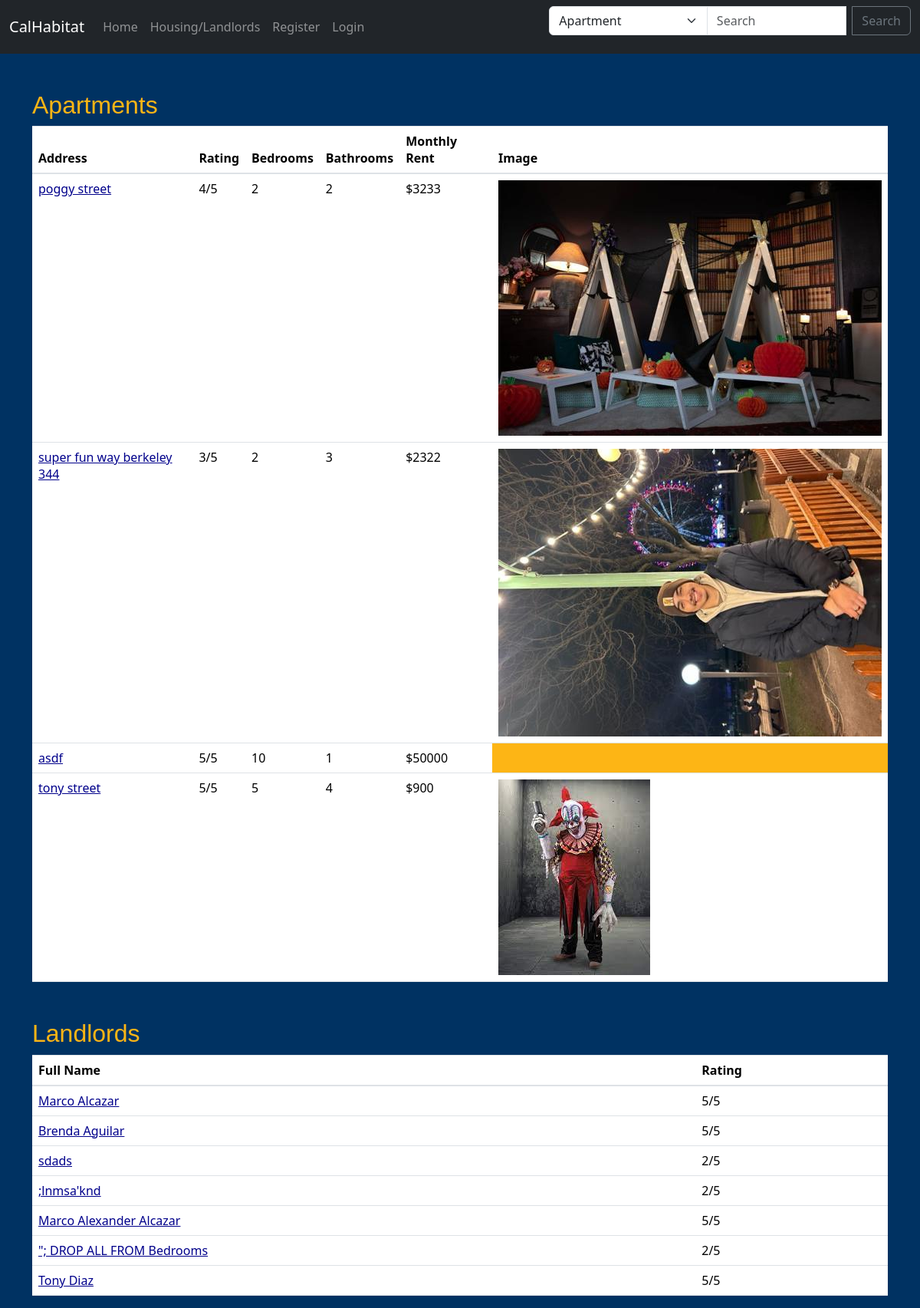
The page /apartmentss/ on the database as committed earlier.
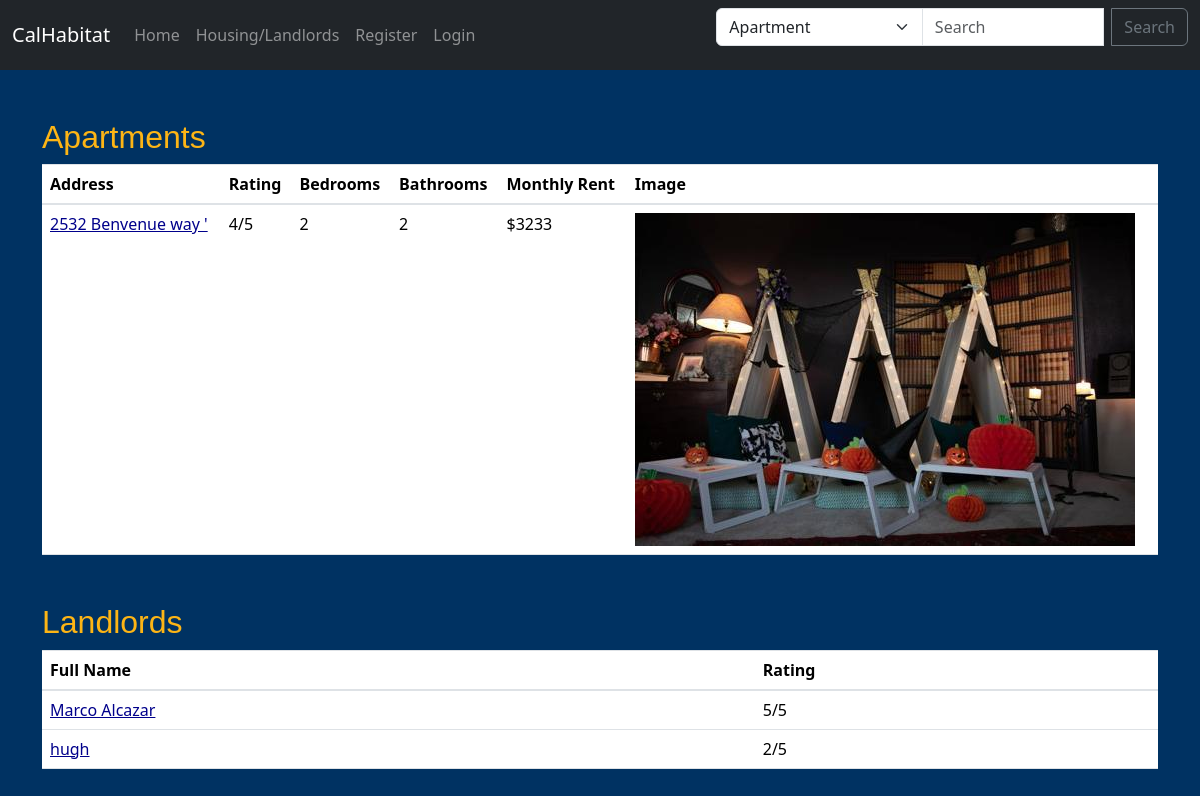
The same page on the database as committed later.
### myapp/models.py (models this page shows, shortened)
class Housing(models.Model):
    Address = models.CharField(max_length=50)
    Bedrooms = models.IntegerField(default="", validators=[MinValueValidator(1), MaxValueValidator(25)])
    Bathrooms = models.IntegerField(default="", validators=[MinValueValidator(1), MaxValueValidator(25)])
    Description = models.CharField(max_length=250, default="")
    Rating = models.IntegerField(default="", validators=[MinValueValidator(1), MaxValueValidator(5)])
    Price = models.IntegerField(default="", validators=[MinValueValidator(500), MaxValueValidator(50000)])
    LandLord = models.CharField(max_length=200, default="")
    housing_image = models.ImageField(null=True, blank=True, upload_to="images/")
    housing_image2 = models.ImageField(null=True, blank=True, upload_to="images/")
    housing_image3 = models.ImageField(null=True, blank=True, upload_to="images/")
    housing_image4 = models.ImageField(null=True, blank=True, upload_to="images/")
    housing_image5 = models.ImageField(null=True, blank=True, upload_to="images/")

class Landlord(models.Model):
    FullName= models.CharField(max_length = 60, default = "")
    Rating = models.IntegerField(default = "", validators=[MinValueValidator(1), MaxValueValidator(5)])
    Description = models.CharField(max_length = 250, default = "")

### myapp/views.py (the view)
# urls.py: path("apartmentss/", apartmentss.as_view(), name = "apartmentss"),
class apartmentss(ListView):
    template_name = 'myapp/apartmentss.html'
    model = Housing
    context_object_name = 'apartmentss'
    queryset = Housing.objects.all()
    def get_context_data(self, **kwargs):
        context = super().get_context_data(**kwargs)
        context['Landlords'] = Landlord.objects.all()  # Add queryset for landlords to the context
        return context

### myapp/templates/myapp/apartmentss.html (shortened to what this page needs)
<link rel="stylesheet" href="https://maxcdn.bootstrapcdn.com/bootstrap/4.5.2/css/bootstrap.min.css">
<link href="https://cdn.jsdelivr.net/npm/bootstrap@5.3.2/dist/css/bootstrap.min.css" rel="stylesheet">
{% include 'myapp/nav.html' %}
<div class="container mt-5">
    <h2 class="custom-heading-color">Apartments</h2>
    <table class="table table-hover custom-table-color">
        <thead>
            <tr>
                <th>Address</th>
                <th>Rating</th>
                <th>Bedrooms</th>
                <th>Bathrooms</th>
                <th>Monthly Rent</th>
                <th>Image</th>
            </tr>
        </thead>
        <tbody>
            {% for house in apartmentss %}
            <tr>
                <td>
                    <a href="{% url 'show-house' house.id %}" class="custom-link-color">
                        {{ house.Address }}
                    </a>
                </td>
                <td>{{ house.Rating }}/5</td>
                <td> {{ house.Bedrooms }}</td>
                <td> {{ house.Bathrooms }}</td>
                <td> ${{ house.Price }}</td>
                {% if house.housing_image %}
                <td><img src="{{ house.housing_image.url }}"></td>
                {% endif %}
            </tr>
            {% endfor %}
        </tbody>
    </table>
</div>
<div class="container mt-5">
    <h2 class="custom-heading-color">Landlords</h2>
    <table class="table table-hover custom-table-color">
        <thead>
            <tr>
                <th>Full Name</th>
                <th>Rating</th>
            </tr>
        </thead>
        <tbody>
            {% for landlord in Landlords %}
            <tr>
                <td>
                    <a href="{% url 'show-landlord' landlord.id %}" class="custom-link-color">
                        {{ landlord.FullName }}
                    </a>
                </td>
                <td>{{ landlord.Rating }}/5</td>
            </tr>
            {% endfor %}
        </tbody>
    </table>
</div>

Rows that differ between the two databases and show on the page:
removed Housing: Address "super fun way berkeley 344", Rating "3", Bedrooms "2", Bathrooms "3", Price "2322", housing_image (picture)
removed Housing: Address "asdf", Rating "5", Bedrooms "10", Bathrooms "1", Price "50000"
removed Housing: Address "tony street", Rating "5", Bedrooms "5", Bathrooms "4", Price "900", housing_image (picture)
removed Landlord: FullName "Brenda Aguilar", Rating "5"
removed Landlord: FullName "sdads", Rating "2"
removed Landlord: FullName ";lnmsa'knd", Rating "2"
removed Landlord: FullName "Marco Alexander Alcazar", Rating "5"
removed Landlord: FullName "\"; DROP ALL FROM Bedrooms", Rating "2"
removed Landlord: FullName "Tony Diaz", Rating "5"
changed Housing: Address "poggy street" → "2532 Benvenue way '"
added Landlord: FullName "hugh", Rating "2"
